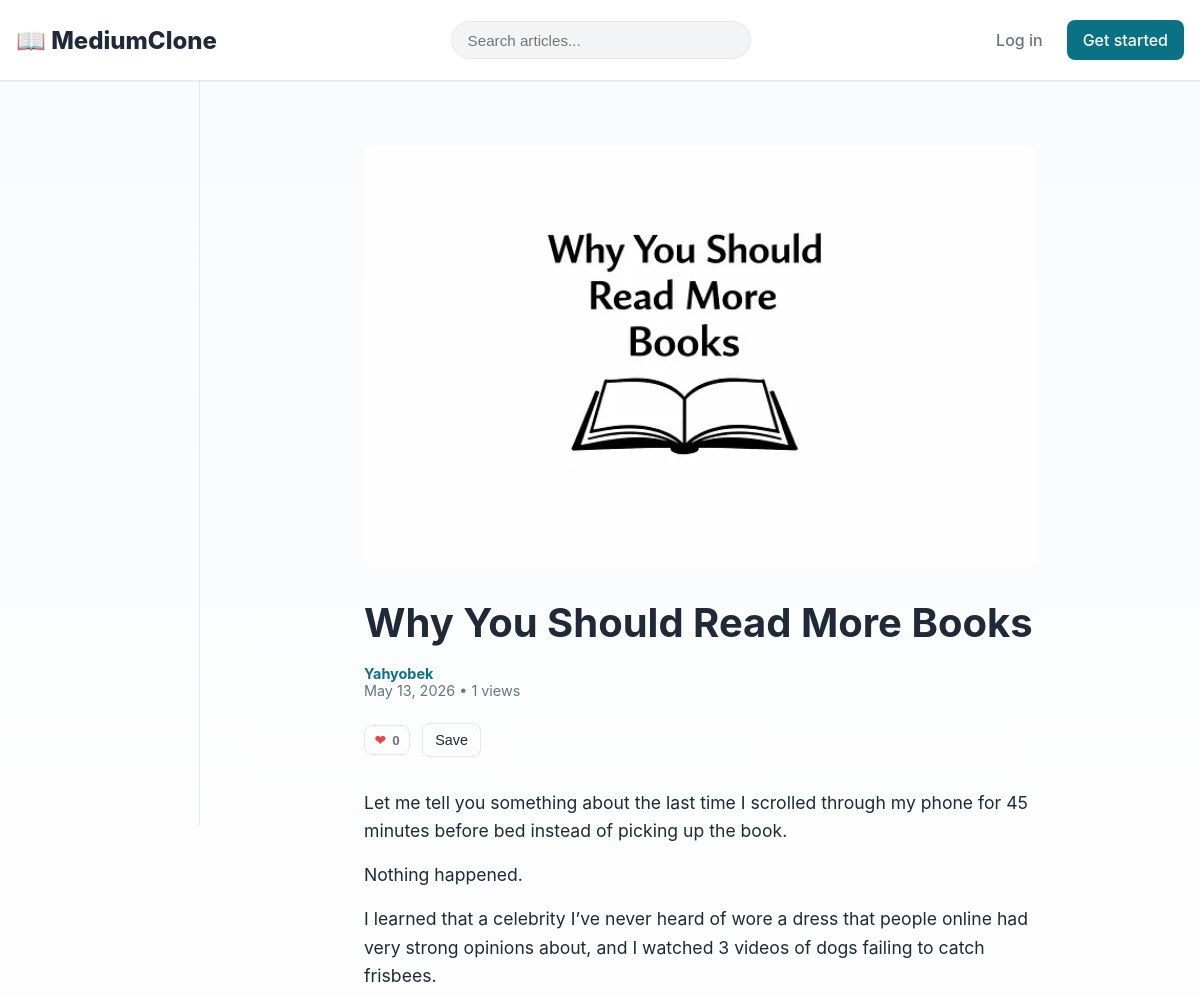
Before: /articles/why-you-should-read-more-books/ (upper part) with the older database file.
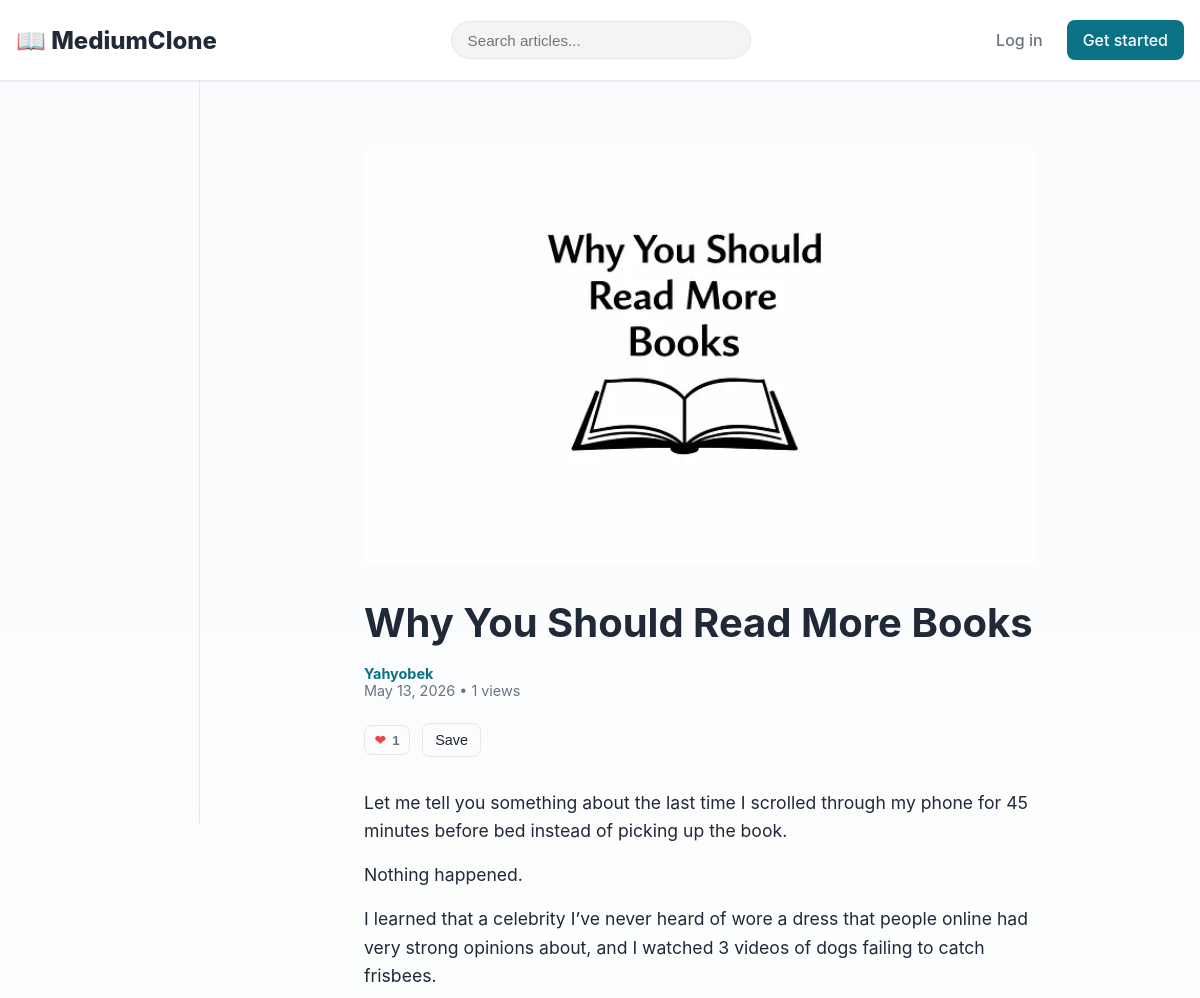
After: the same page with the newer database file.
### articles/models.py (models this page shows, shortened)
class Article(models.Model):
    STATUS_CHOICES = (("draft", "Draft"), ("published", "Published"))
    author = models.ForeignKey(settings.AUTH_USER_MODEL, on_delete=models.CASCADE, related_name="articles")
    title = models.CharField(max_length=255)
    slug = models.SlugField(max_length=300, unique=True, blank=True)
    body = models.TextField()
    excerpt = models.TextField(blank=True)
    status = models.CharField(max_length=10, choices=STATUS_CHOICES, default="draft")
    tags = models.ManyToManyField(Tag, blank=True, related_name="articles")
    is_member_only = models.BooleanField(
        default=False,
        help_text="Only followers can read this article"
    )
    cover_image = models.ImageField(upload_to="article_covers/", blank=True, null=True)
    views_count = models.PositiveIntegerField(default=0)
    created_at = models.DateTimeField(auto_now_add=True)
    updated_at = models.DateTimeField(auto_now=True)
    published_at = models.DateTimeField(blank=True, null=True)
    class Meta:
        ordering = ["-published_at", "-created_at"]
        indexes = [models.Index(fields=["-published_at", "status"])]
    def can_view(self, user):
        if not self.is_member_only:
            return True
        if not user or not user.is_authenticated :
            return False
        if user == self.author:
            return True
        return self.author.followers.filter(follower=user).exists()
    def get_root_comments(self):
        return self.comments.filter(parent__isnull=True)\
    .select_related("author")\
    .prefetch_related("children")

### accounts/models.py (models this page shows, shortened)
class CustomUser(AbstractUser):
    bio = models.TextField(blank=True)
    avatar = models.ImageField(upload_to="avatars/", blank=True, null=True)
    website = models.URLField(blank=True)

### articles/views.py (the view, shortened to what this page needs)
# urls.py: path("<slug:slug>/", views.ArticleDetailView.as_view(), name="detail"),
class ArticleDetailView(DetailView):
    model = Article
    template_name = "articles/article_detail.html"
    def get_object(self, queryset=None):
        obj = super().get_object(queryset)
        if not obj.can_view(self.request.user):
            raise Http404("This article is for members only.")
        return obj
    def get_queryset(self):
        queryset = super().get_queryset()
        user = self.request.user
        return queryset
    def get(self, request, *args, **kwargs):
        response = super().get(request, *args, **kwargs)
        return response
    def get_context_data(self, **kwargs):
        context = super().get_context_data(**kwargs)
        if self.request.user.is_authenticated:
            context['is_following'] = self.object.author.followers.filter(
                follower=self.request.user
            ).exists()
        else:
            context['is_following'] = False
        return context

### articles/templates/articles/article_detail.html (shortened to what this page needs)
{% extends "core/base.html" %}
{% block content %}
<div style="display:flex;gap:0;width:100%">
  <aside class="left-sidebar"></aside>
  <section class="center-feed" style="max-width:720px">
    <article class="article-page">
      {% if object.cover_image %}
        <div class="cover" style="margin-bottom:2rem">
          <img src="{{ object.cover_image.url }}" alt="{{ object.title }}" loading="lazy" style="width:100%;max-height:420px;object-fit:cover;border-radius:var(--radius)">
        </div>
      {% else %}
        <div class="cover" style="background:linear-gradient(135deg,#667eea 0%,#764ba2 100%);height:400px;border-radius:var(--radius);display:flex;align-items:center;justify-content:center;color:white;font-size:4rem;margin-bottom:2rem">
          📖
        </div>
      {% endif %}
      <header class="article-header">
        <h1>{{ object.title }}</h1>
        <div class="meta">
          <div>
            <strong><a href="{% url 'accounts:profile' object.author.username %}">{{ object.author.username }}</a></strong>
            <div class="hint">{{ object.published_at|date:"F j, Y" }} • {{ object.views_count }} views</div>
          </div>
        </div>
        <div class="article-actions">
          <button id="like-btn" class="like-btn {% if object.user_has_liked %}liked{% endif %}" data-article-id="{{ object.id }}">
            <span class="heart">❤</span>
            <span class="count">{{ object.likes.count }}</span>
          </button>
          <button id="bookmark-btn"
              class="btn {% if object.user_has_bookmarked %}saved{% endif %}"
              data-article-id="{{ object.id }}" data-bookmark-btn title="Save to library">
            <span class="label">Save</span>
          </button>
        </div>
      </header>
      <div class="body content" style="margin-bottom:2rem">
        {% if object.body.html %}
          {{ object.body.html|safe }}
        {% else %}
          {{ object.body|safe }}
        {% endif %}
      </div>
    </article>
  </section>
</div>
{% endblock %}

Changed rows visible on the page:
changed Article "Why You Should Read More Books": likes.count "0" → "1"
